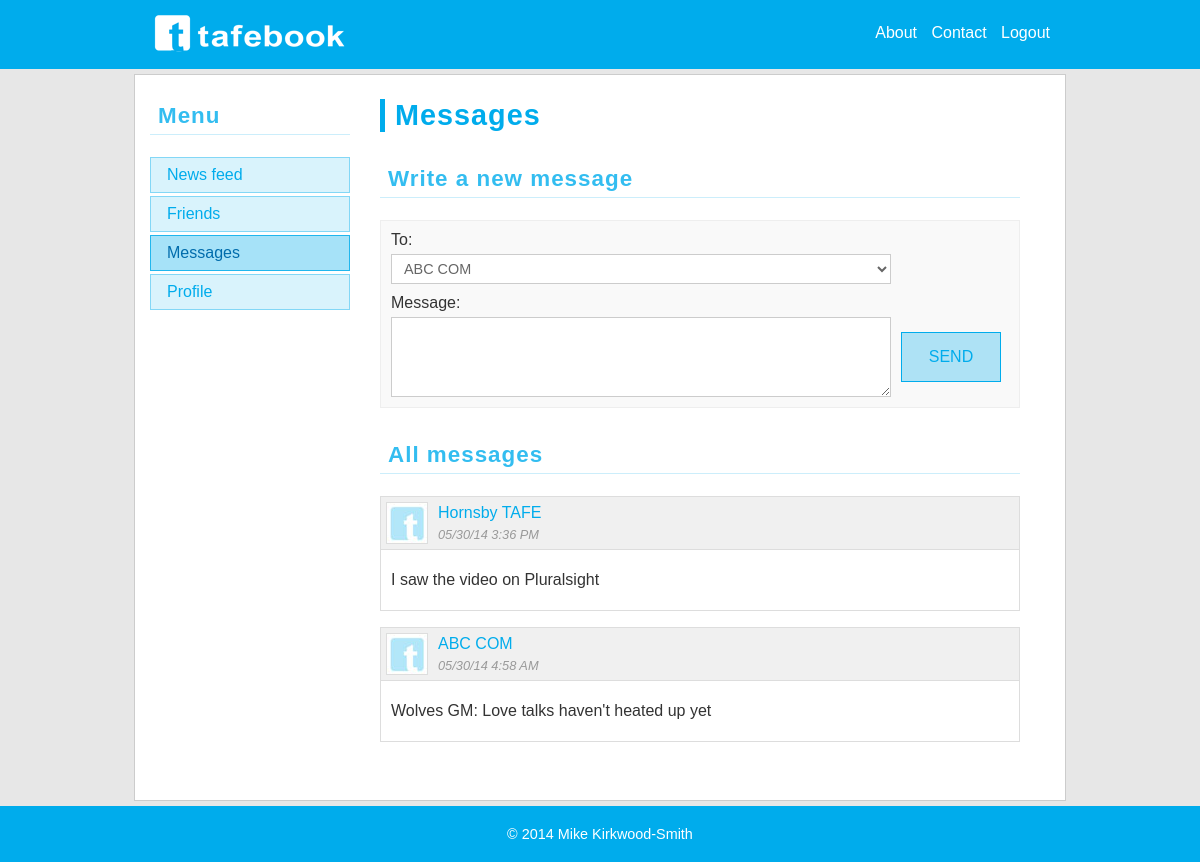
Page /Mike/tafebook/messages.php (signed in) on the committed database.
### tables this page shows
CREATE TABLE IF NOT EXISTS `message` (
  `messageId` int(10) unsigned NOT NULL AUTO_INCREMENT,
  `personFrom` int(10) unsigned NOT NULL,
  `personTo` int(10) unsigned NOT NULL,
  `messageDateTime` datetime NOT NULL,
  `message` varchar(2000) DEFAULT NULL,
  PRIMARY KEY (`messageId`),
  KEY `personFrom` (`personFrom`),
  KEY `personTo` (`personTo`)
);

CREATE TABLE IF NOT EXISTS `person` (
  `personId` int(10) unsigned NOT NULL AUTO_INCREMENT,
  `email` varchar(200) NOT NULL,
  `password` char(40) NOT NULL,
  `firstName` varchar(80) DEFAULT NULL,
  `lastName` varchar(80) DEFAULT NULL,
  `about` varchar(1000) DEFAULT NULL,
  `gender` char(1) DEFAULT NULL,
  PRIMARY KEY (`personId`),
  UNIQUE KEY `email` (`email`)
);

### Mike/tafebook/classes/DAL.class.php (called while the page is built, shortened)
<?php
	class DAL
	{
		private $PDO;
		public function __construct()
		{
			$this->server = 'localhost';
			$this->database = 'tafebook';
			$this->username = 'tafebook';
			$this->password = 'tafebook';
			try
			{
				$this->PDO = new PDO("mysql:host={$this->server};dbname={$this->database}", $this->username, $this->password);
				$this->PDO->setAttribute(PDO::ATTR_ERRMODE, PDO::ERRMODE_EXCEPTION);
			}
			catch (PDOException $e)
			{
				$this->LogException($e, 'Problem connecting to the database server', 'error');
			}
		}
		public function ExecuteQuery($sql, $parameters = array())
		{
			$return = false;
			try
			{
				$statement = $this->PDO->prepare($sql);
				$statement->execute();
				$return = $statement->fetchAll();
			}
			catch (PDOException $e)
			{
				$this->LogException($e, 'Problem executing the query', 'error', $sql);
			}
			return $return;
		}
	}
?>

### Mike/tafebook/classes/tools.class.php (called while the page is built, shortened)
<?php
	function safeHTML($str) {
		return htmlentities(trim($str));
	}
 ?>

### Mike/tafebook/messages.php (the view, shortened to what this page needs)
<?php
require_once('classes/tools.class.php');
require_once('classes/DAL.class.php');
$dal = new DAL();
$personId = $_SESSION['personId'];
$sql = "SELECT personId2 FROM friendship WHERE personId1 = $personId";
$friends = $dal->ExecuteQuery($sql);
$sql = "SELECT personFrom, messageDateTime, message, firstName, lastName
        FROM message, person
        WHERE message.personFrom = person.personId AND message.personTo = $personId
        ORDER BY messageDateTime DESC";
$messages = $dal->ExecuteQuery($sql);
$totalMessages = count($messages);
?>
<!doctype html>
<html lang="en">
    <head>
        <link rel="stylesheet" type="text/css" href="css/style.css" />
    </head>
    <body>
        <header>
            <div class="content-wrapper">
                <a id="header-logo" href="index.php"><img src="images/tafebook-logo-white-smallest.png" alt="tafebook logo" width="200" height="45" /></a>
                <nav>
                    <a href="about.php">About</a>
                    <a href="contact.php">Contact</a>
                    <a href="logout.php">Logout</a>
                </nav>
            </div>
        </header>
        <section id="main" class="content-wrapper">
            <section id="sidebar">
                <h2>Menu</h2>
                <ul id="sidebar-options">
                    <li><a href="news-feed.php">News feed</a></li>
                    <li><a href="friends.php">Friends</a></li>
                    <li><a class="active" href="messages.php">Messages</a></li>
                    <li><a href="profile.php">Profile</a></li>
                </ul>
            </section>
            <section id="content">
                <h1>Messages</h1>
                <section id="new-message">
                    <h2>Write a new message</h2>
                    <form action="" method="post" class="clearFix">
                        <label for="new-message-to">To:</label>
                        <select name="new-message-to" id="new-message-to">
                           <?php foreach($friends as $friend) {
                                $friendId = $friend['personId2'];
                                $sql = "SELECT personId, firstName, lastName FROM person WHERE personID = '$friendId'";
                                $person = $dal->ExecuteQuery($sql)[0];
                                $firstName = $person['firstName'];
                                $lastName = $person['lastName'];
                            ?>
                            <option value='<?php echo $friendId; ?>'><?php echo $firstName, ' ', $lastName; ?></option>
                            <?php } ?>
                        </select>
                        <label for="new-message-content">Message:</label>
                        <textarea name="new-message-content" id="new-message-content" cols="30" rows="10"></textarea>
                        <input type="submit" name="new-message-submit" value="Send" />
                    </form>
                </section>
                <section id="all-messages">
                    <h2>All messages</h2>
                    <?php if ($totalMessages) { ?>
                    <div class="message-list">
                        <?php foreach ($messages as $message) {
                            $firstName = safeHTML($message['firstName']);
                            $lastName = safeHTML($message['lastName']);
                            $myMessage = safeHTML($message['message']);
                            $personFrom = safeHTML($message['personFrom']);
                            $messageDateTime = date("m/d/y g:i A", strtotime($message['messageDateTime']));
                         ?>
                        <article>
                            <header>
                                <img class="person-image" src="images/person/no-image-40.jpg" alt="Profile photo" width="40" height="40" />
                                <span class="person-name"><a href="<?php echo 'profile.php?Id='.$personFrom ?>"><?php echo $firstName, ' ', $lastName ?></a></span>
                                <span class="message-date"><?php echo $messageDateTime; ?></span>
                            </header>
                            <p class="message-content"><?php echo $myMessage ?></p>
                        </article>
                        <?php } ?>
                    </div>
                    <?php } ?>
                </section>
            </section>
        </section>
        <footer>
            <div class="content-wrapper">
                <p>&copy; 2014 Mike Kirkwood-Smith</p>
            </div>
        </footer>
    </body>
</html>

### Mike/tafebook/css/style.css (style rules this page uses)
body { margin: 0; padding: 0; font-family: arial, verdana, sans-serif; font-size: medium; background-color: #e7e7e7; color: #333; }
h1, h2, h3, h4, h5 { font-family: arial, verdana, sans-serif; letter-spacing: 1px; }
h1 { margin: 0.5em 0 1em 0; padding-left: 10px; font-size: 1.8em; color: #00acec; border-left: 5px solid #00acec; }
h2 { margin: 1.5em 0 1em 0; padding: 0 0 5px 8px; border-bottom: 1px solid #ddd; border-bottom: 1px solid rgba(0, 172, 236, 0.2); color: #00acec; color: rgba(0, 172, 236, 0.8); font-size: 1.4em; }
a { text-decoration: none; color: #00acec; }
.clearFix:after { display: block; clear: both; content: "."; visibility: hidden; height: 0; line-height: 0; }
.content-wrapper { width: 900px; margin: 0 auto; }
.content-wrapper:after { display: block; clear: both; content: "."; visibility: hidden; height: 0; line-height: 0; }
header { margin: 0 0 5px 0; padding: 10px 15px; background-color: #00acec; }
#header-logo { float: left; }
header nav { float: right; width: 50%; height: 45px; line-height: 45px; text-align: right; }
header nav a { margin-left: 10px; color: white; }
#main { padding: 10px 15px; background-color: white; border: 1px solid #ccc; }
#sidebar { width: 200px; float: left; margin-right: 30px; }
#sidebar h2:first-child { margin-top: 0.8em; }
#sidebar-options { margin: 0; padding: 0; list-style-type: none; }
#sidebar-options li { margin: 0; padding: 0; }
#sidebar-options li a { display: block; margin-bottom: 3px; padding: 8px 16px; border: 1px solid rgba(0, 172, 236, 0.4); background-color: rgba(0, 172, 236, 0.15); color: #00acec; }
#sidebar-options li a.active { border: 1px solid rgba(0, 172, 236, 0.8); background-color: rgba(0, 172, 236, 0.35); color: #006cac; }
#sidebar + #content { float: left; width: 640px; padding-bottom: 2em; }
#new-message form { padding: 10px 10px; background-color: #f9f9f9; border: 1px solid #eee; }
#new-message label { display: block; font-size: 1em; margin: 10px 0 5px 0; }
#new-message label:first-child { margin-top: 0; }
#new-message select { display: block; width: 500px; margin-bottom: 5px; border: 1px solid #ccc; padding: 5px 8px; box-sizing: border-box; background-color: white; color: #666; font-size: 0.9em; }
#new-message textarea { display: block; float: left; width: 500px; height: 80px; border: 1px solid #ccc; margin-right: 10px; padding: 5px 8px; box-sizing: border-box; color: #666; font-size: 0.9em; }
#new-message input[type=submit] { display: block; float: left; width: 100px; height: 50px; margin-top: 15px; border: 1px solid #00acec; background: #b8ecf8; background: rgba(0, 172, 236, 0.3); color: #00acec; font-size: 1em; text-transform: uppercase; }
.message-list article { margin-bottom: 1em; padding: 0; border: 1px solid #ddd; }
.message-list article header { height: 42px; padding: 5px; background-color: #f0f0f0; border-bottom: 1px solid #ddd; }
.message-list .person-image { float: left; margin-right: 10px; border: 1px solid #ddd; }
.message-list .person-name { display: block; margin: 2px 0 5px 0; }
.message-list .message-date { display: block; font-size: 0.8em; color: #999; font-style: italic; }
.message-list .message-content { padding: 5px 10px; }
footer { margin: 5px 0 0 0; padding: 20px 15px; background-color: #00acec; font-size: 0.9em; color: white; text-align: center; }
footer p { margin: 0; }

### rows in the picture
message: personFrom.firstName "Hornsby", personFrom.lastName "TAFE", messageDateTime "05/30/14 3:36 PM", message "I saw the video on Pluralsight"
message: personFrom.firstName "ABC", personFrom.lastName "COM", messageDateTime "05/30/14 4:58 AM", message "Wolves GM: Love talks haven't heated up yet"

### other values in the picture
form field new-message-to "ABC COM"
